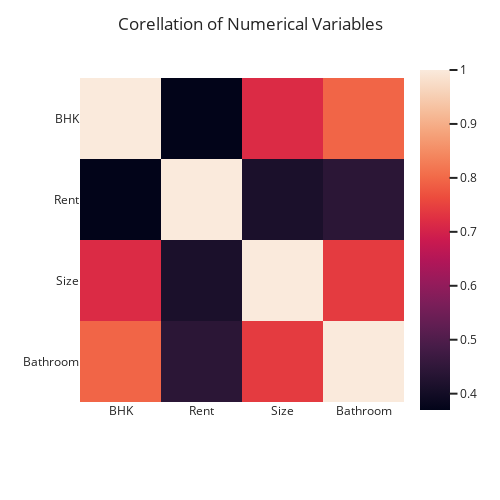

The code cell stored with this chart in its notebook:
### Code cell
heat_map_fig = px.imshow(corr_matrix, template="seaborn")

heat_map_fig.update_layout(xaxis_rangeslider_visible=False, 
                      autosize=False, 
                      width=500, 
                      height=500,
                      title={
                            'text': "Corellation of Numerical Variables"}
                    )


heat_map_fig.show()

### Figure 1 — Plotly figure (JSON) as saved in the notebook; plotly's stock layout.template omitted (floating-point values rounded to 4 significant figures)
{"data": [{"coloraxis": "coloraxis", "hovertemplate": "x: %{x}<br>y: %{y}<br>color: %{z}<extra></extra>", "name": "0", "type": "heatmap", "x": ["BHK", "Rent", "Size", "Bathroom"], "xaxis": "x", "y": ["BHK", "Rent", "Size", "Bathroom"], "yaxis": "y", "z": [[1, 0.3697, 0.7161, 0.7949], [0.3697, 1, 0.4136, 0.4412], [0.7161, 0.4136, 1, 0.7407], [0.7949, 0.4412, 0.7407, 1]]}], "layout": {"autosize": false, "coloraxis": {"colorscale": [[0, "rgb(2,4,25)"], [0.0625, "rgb(24,15,41)"], [0.125, "rgb(47,23,57)"], [0.1875, "rgb(71,28,72)"], [0.25, "rgb(97,30,82)"], [0.3125, "rgb(123,30,89)"], [0.375, "rgb(150,27,91)"], [0.4375, "rgb(177,22,88)"], [0.5, "rgb(203,26,79)"], [0.5625, "rgb(223,47,67)"], [0.625, "rgb(236,76,61)"], [0.6875, "rgb(242,107,73)"], [0.75, "rgb(244,135,95)"], [0.8125, "rgb(245,162,122)"], [0.875, "rgb(246,188,153)"], [0.9375, "rgb(247,212,187)"], [1, "rgb(250,234,220)"]]}, "height": 500, "margin": {"t": 60}, "title": {"text": "Corellation of Numerical Variables"}, "width": 500, "xaxis": {"anchor": "y", "constrain": "domain", "domain": [0, 1], "rangeslider": {"visible": false}, "scaleanchor": "y"}, "yaxis": {"anchor": "x", "autorange": "reversed", "constrain": "domain", "domain": [0, 1]}}}
